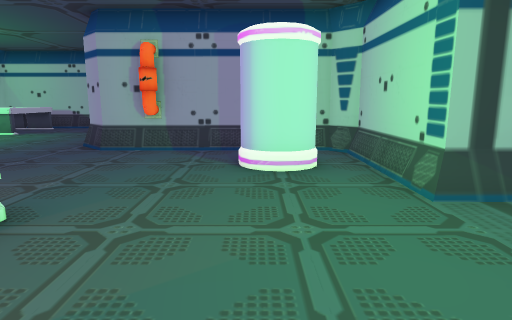
View 1 (above)

17 first-person views from a walk through a Unity game level. The camera is 1.4 m above the floor, tilts 10° down and sees 75° across. Doors are open. The floor is counted in squares, 1 m on a side. Each view is taken from the middle of a square. On the plan, view 1 faces up. The plan holds only what a view shows up to about 15 squares ahead; the rest is blank. The player character is not drawn. Some surface patterns are stand-ins.

View 2
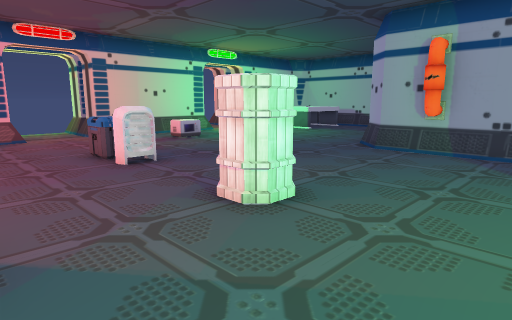

View 3
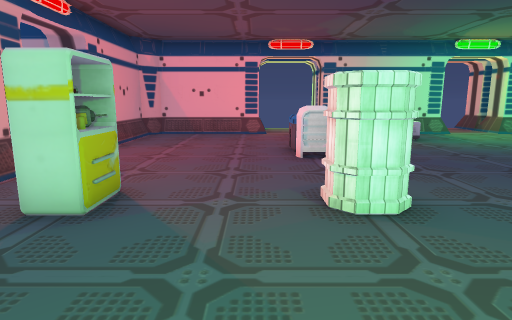

View 4
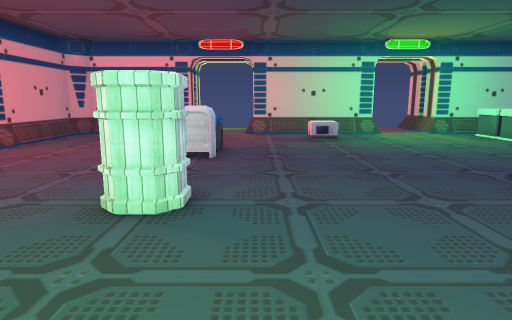

View 5
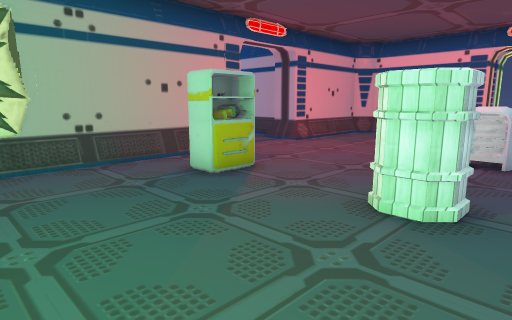

View 6
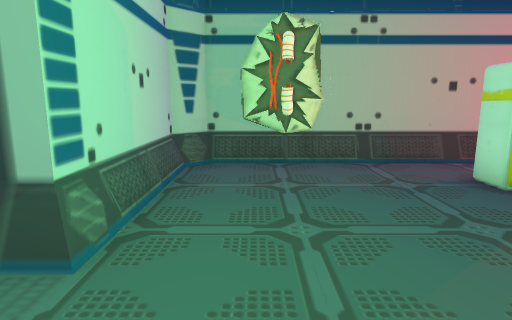

View 7
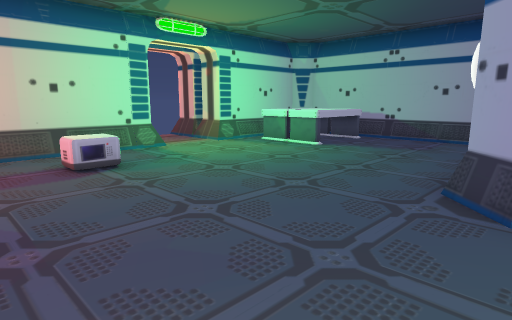

View 8
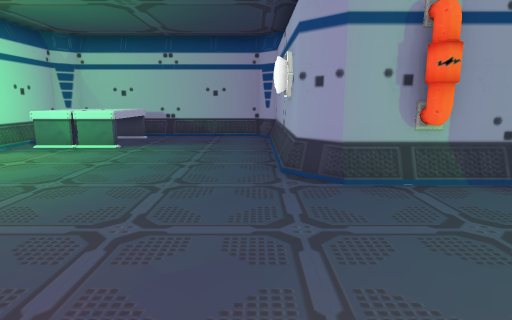

View 9
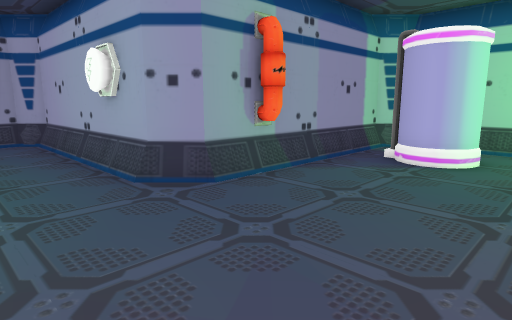

View 10
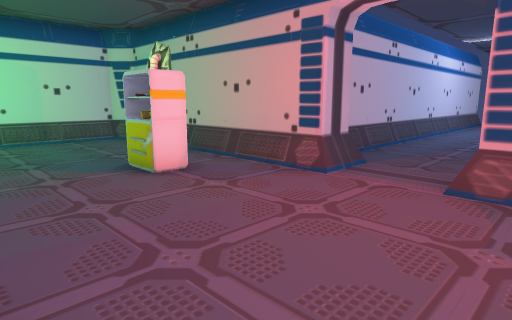

View 11
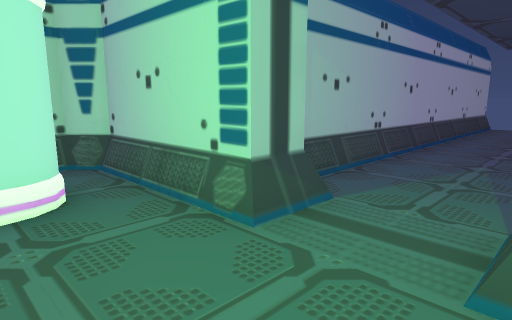

View 12
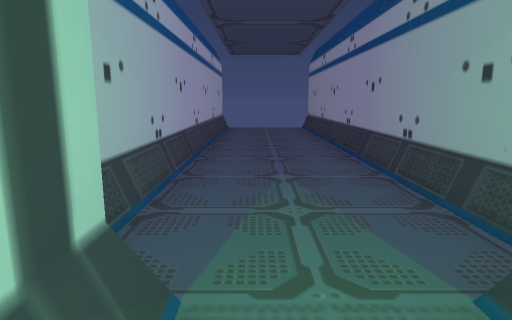

View 13
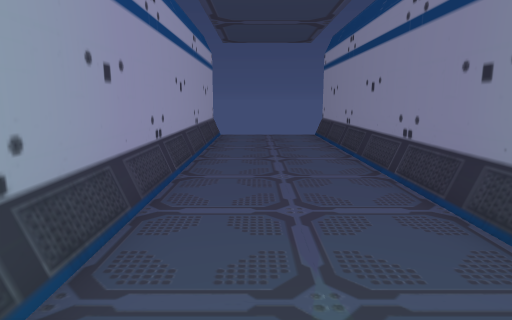

View 14
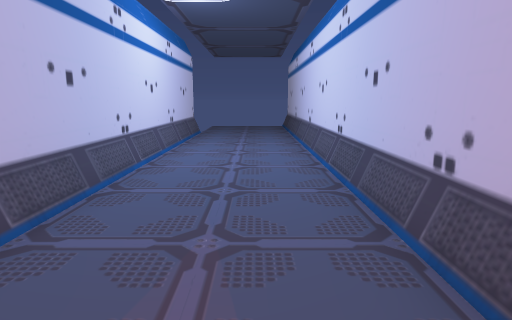

View 15
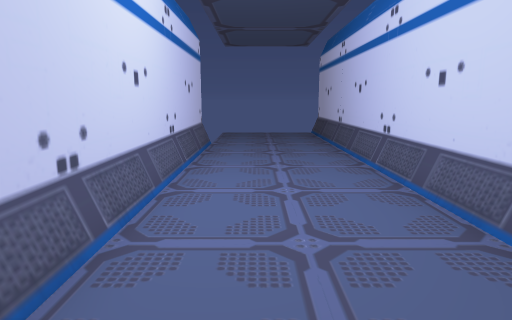

View 16
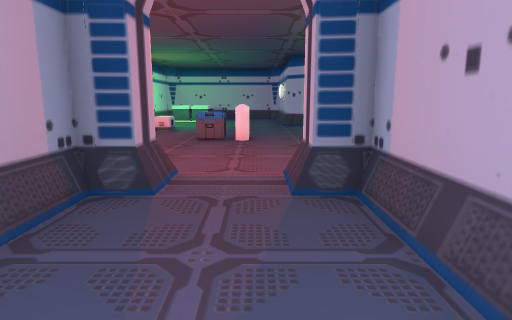

View 17
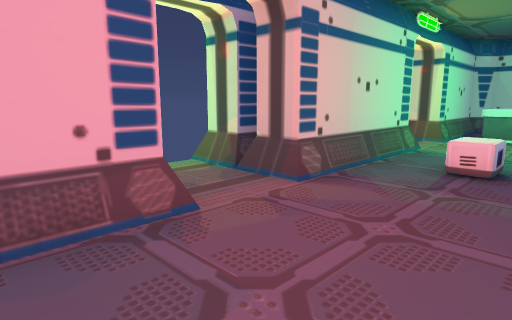

### Floor plan
Ten units are one square. View 1 is at (0, 0); x grows to the right and y downward. Boxes are objects, and circles mark ways between rooms. Rooms are numbered by the first view taken in them; rooms with no view inside come last. Other rooms are left out.
<svg viewBox="-173 -183 380 429">
<path fill="none" stroke="#000" d="M-73 -40 -73 -30M-54 -105 -54 -171M-26 -98 -30 -94 -33 -97M-136 -49 -150 -49M-138 -102 -138 -46M-149 -21 -138 -21 -138 21M-61 28 21 28M28 -45 28 -91 23 -96 -43 -96 -52 -105 -52 -171 -57 -176M22 -98 -45 -98M-136 23 -133 26M-131 28 -89 28M-6 27 5 25 8 26M-6 28 4 24M4 25 13 28M-59 -178 -131 -178 -138 -171 -138 -126M23 26 26 23M28 21 28 -21M-136 -24 -136 23M-136 -104 -136 -47 -151 -47M-153 -47 -168 -47M-63 26 23 26M-95 26 -87 26M26 -47 26 -91M-133 26 -110 26M-57 -176 -121 -176M26 23 26 -23M-136 -170 -136 -127M52 -12 202 -12M40 -49 26 -49M202 -58 49 -58M51 -14 201 -14M41 -47 26 -47M201 -56 50 -56M-52 202 -52 40M-98 40 -98 241M-61 40 -61 26M-54 39 -61 39M-89 26 -89 39 -96 39M-54 201 -54 40 -63 40 -63 26M-87 26 -87 40 -96 40 -96 239"/>
<rect x="-135" y="-175" width="40" height="40" fill="#bbb"><title>other object</title></rect>
<rect x="-125" y="-85" width="20" height="20" fill="#bbb"><title>other object</title></rect>
<rect x="-95" y="-45" width="20" height="20" fill="#bbb"><title>other object</title></rect>
<rect x="-45" y="-5" width="20" height="20" fill="#bbb"><title>other object</title></rect>
<rect x="-45" y="-45" width="20" height="20" fill="#bbb"><title>barrel</title></rect>
<rect x="-5" y="-85" width="20" height="20" fill="#bbb"><title>other object</title></rect>
<circle cx="30" cy="-35" r="3" fill="#2a7"/>
<circle cx="-75" cy="30" r="3" fill="#2a7"/>
<text x="-70" y="-60">1</text>
<text x="120" y="-40">2</text>
<text x="-80" y="140">3</text>
</svg>
Room 1 opens to room 2. Room 1 opens to room 3.

Where each view was taken, in squares from view 1:
view 1: 0 up, 0 right, facing up
view 2: 0 up, 0 right, facing up-left
view 3: 2 up, 1 right, facing left
view 4: 5 up, 1 right, facing left
view 5: 5 up, 1 right, facing down-left
view 6: 5 up, 1 right, facing down
view 7: 5 up, 4 left, facing up-left
view 8: 4 up, 6 left, facing up
view 9: 5 up, 8 left, facing up-right
view 10: 3 up, 10 left, facing down-right
view 11: 2 up, 0 right, facing up-right
view 12: 4 up, 2 right, facing right
view 13: 4 up, 6 right, facing right
view 14: 5 down, 8 left, facing down
view 15: 9 down, 7 left, facing down
view 16: 9 down, 7 left, facing up
view 17: 0 up, 10 left, facing up-left
